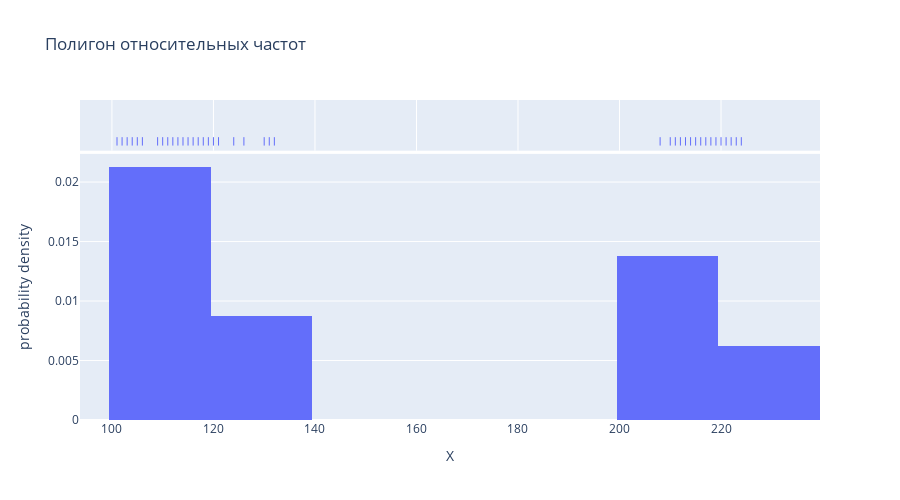

Here is the notebook cell this chart was saved with:
### Code cell
px.histogram(data, x='X', nbins=10, title='Полигон относительных частот', histnorm='probability density', marginal='rug', height=500)

### Figure 1 — Plotly figure (JSON) as saved in the notebook; plotly's stock layout.template omitted (floating-point values rounded to 4 significant figures)
{"data": [{"alignmentgroup": "True", "bingroup": "x", "histnorm": "probability density", "hovertemplate": "X=%{x}<br>probability density=%{y}<extra></extra>", "legendgroup": "", "marker": {"color": "#636efa", "pattern": {"shape": ""}}, "name": "", "nbinsx": 10, "offsetgroup": "", "orientation": "v", "showlegend": false, "x": [101, 102, 103, 104, 105, 106, 208, 210, 211, 212, 213, 214, 215, 216, 217, 218, 109, 110, 111, 219, 220, 221, 112, 113, 114, 115, 116, 117, 222, 223, 224, 118, 119, 120, 121, 124, 126, 130, 131, 132], "xaxis": "x", "yaxis": "y", "type": "histogram"}, {"alignmentgroup": "True", "boxpoints": "all", "fillcolor": "rgba(255,255,255,0)", "hoveron": "points", "hovertemplate": "X=%{x}<extra></extra>", "jitter": 0, "legendgroup": "", "line": {"color": "rgba(255,255,255,0)"}, "marker": {"color": "#636efa", "symbol": "line-ns-open"}, "name": "", "offsetgroup": "", "showlegend": false, "x": [101, 102, 103, 104, 105, 106, 208, 210, 211, 212, 213, 214, 215, 216, 217, 218, 109, 110, 111, 219, 220, 221, 112, 113, 114, 115, 116, 117, 222, 223, 224, 118, 119, 120, 121, 124, 126, 130, 131, 132], "xaxis": "x2", "yaxis": "y2", "type": "box"}], "layout": {"xaxis": {"anchor": "y", "domain": [0.0, 1.0], "title": {"text": "X"}}, "yaxis": {"anchor": "x", "domain": [0.0, 0.8316], "title": {"text": "probability density"}}, "xaxis2": {"anchor": "y2", "domain": [0.0, 1.0], "matches": "x", "showticklabels": false, "showgrid": true}, "yaxis2": {"anchor": "x2", "domain": [0.8416, 1.0], "matches": "y2", "showticklabels": false, "showline": false, "ticks": "", "showgrid": false}, "legend": {"tracegroupgap": 0}, "title": {"text": "Полигон относительных частот"}, "barmode": "relative", "height": 500}}
